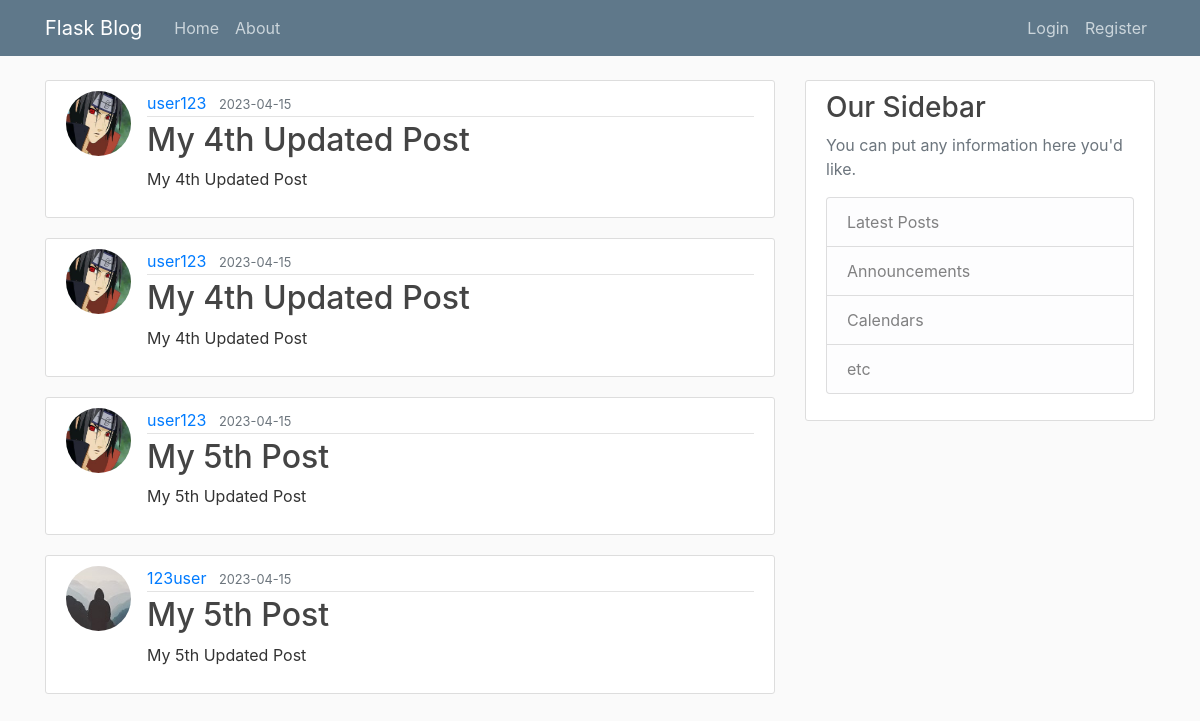
The page /home on the database its author committed.
### flaskblog/models.py (models this page shows, shortened)
class Post(db.Model):
    id = db.Column(db.Integer, primary_key=True)
    title = db.Column(db.String(100), nullable=False)
    date_posted = db.Column(db.DateTime(), nullable=False, default=datetime.utcnow)
    content = db.Column(db.Text, nullable=False)
    user_id = db.Column(db.Integer, db.ForeignKey('user.id'), nullable=False)

class User(db.Model, UserMixin):
    id = db.Column(db.Integer, primary_key=True)
    username = db.Column(db.String(20), unique=True, nullable=False)
    email = db.Column(db.String(120), unique=True, nullable=False)
    image_file = db.Column(db.String(20), nullable=False, default='default.jpg')
    password = db.Column(db.String(60), nullable=False)
    posts = db.relationship('Post', backref='author', lazy=True)

### flaskblog/routes.py (the view)
@app.route("/")
@app.route("/home")
def home():
    page = request.args.get('page', 1, type=int)
    posts = Post.query.order_by(Post.date_posted.desc()).paginate(page=page, per_page=4)
    return render_template('Home.html', posts=posts)

### flaskblog/templates/Home.html
{% extends "layout.html" %}
{% block content %}
    {% for post in posts %}
        <article class="media content-section">
            <img class='rounded-circle article-img' src="{{ url_for('static', filename='profile_pics/' + post.author.image_file) }}">
            <div class="media-body">
                <div class="article-metadata">
                    <a class="mr-2" href="#">{{ post.author.username }}</a>
                    <small class="text-muted">{{ post.date_posted.strftime('%Y-%m-%d') }}</small>
                </div>
                <h2><a class="article-title" href="{{ url_for('post', post_id=post.id)  }}">{{ post.title }}</a></h2>
                <p class="article-content">{{ post.content }}</p>
            </div>
        </article>
    {% endfor %}
{% endblock content %}

### flaskblog/static/main.css (style rules this page uses)
body { background: #fafafa; color: #333333; margin-top: 5rem; }
h1, h2, h3, h4, h5, h6 { color: #444444; }
.content-section { background: #ffffff; padding: 10px 20px; border: 1px solid #dddddd; border-radius: 3px; margin-bottom: 20px; }
.article-title { color: #444444; }
.article-content { white-space: pre-line; }
.article-img { height: 65px; width: 65px; margin-right: 16px; }
.article-metadata { padding-bottom: 1px; margin-bottom: 4px; border-bottom: 1px solid #e3e3e3 }

### rows shown on the page
Post: image_file (picture), author.username "user123", date_posted "2023-04-15", title "My 4th Updated Post", content "My 4th Updated Post"
Post: image_file (picture), author.username "user123", date_posted "2023-04-15", title "My 4th Updated Post", content "My 4th Updated Post"
Post: image_file (picture), author.username "user123", date_posted "2023-04-15", title "My 5th Post", content "My 5th Updated Post"
Post: image_file (placeholder picture), author.username "123user", date_posted "2023-04-15", title "My 5th Post", content "My 5th Updated Post"
